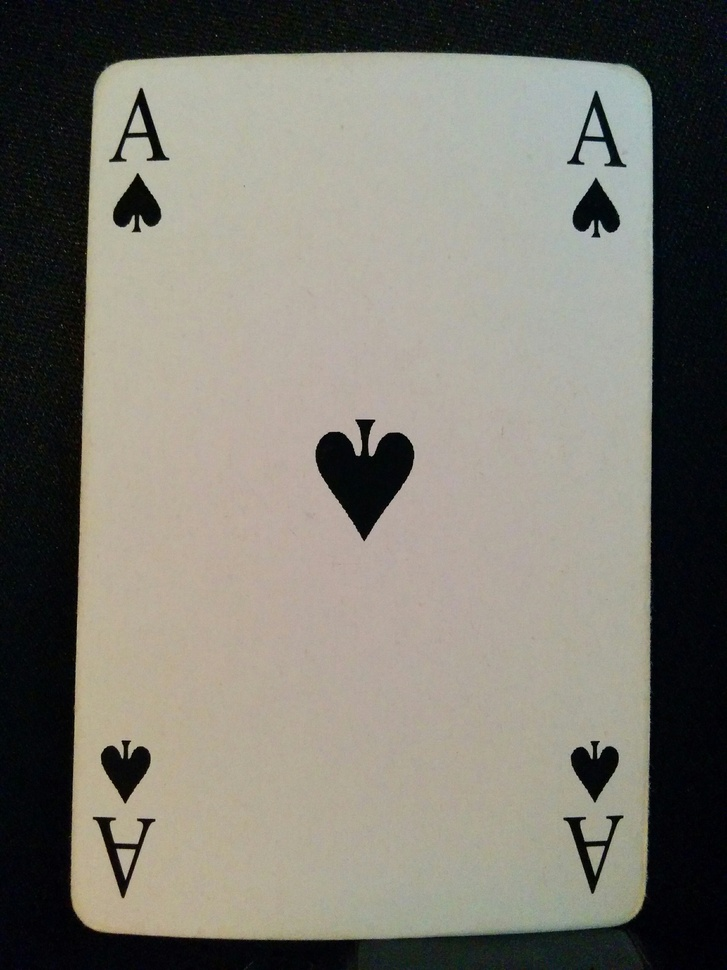
#> input picture playing-cards-master/playing_cards_dataset/As.jpg, 727 x 970 px, shrunk from 2448 x 3264 before the run, found by its file name
$ python edge.py   (older library calls are emulated)
#> lines starting #> are read from the running program, lines starting #| are printed output that depends on the picture; after the words box and inside, x2 and y2 are one past the last pixel; in counts of white or black regions, pixels touching at a corner belong together; long printed decimals are rounded
#> further down, img is the input picture: shape (970, 727, 3); mean B, G, R 113.1, 122.2, 124.8
import cv2
import numpy as np

def varianceOfLaplacian(img):
    """
        Compute the Laplacian of the image and then return the focus
        measure, which is simply the variance of the Laplacian
        Source: A.Rosebrock, https://www.pyimagesearch.com/2015/09/07/blur-detection-with-opencv/
        """
    return cv2.Laplacian(img, cv2.CV_64F).var()

def extract_card (img, output_fn=None, min_focus=120, debug=False):

#> called with output_fn = '/Users/waddahaldrobi/Desktop/As2.jpg', min_focus = 120, debug = True
    imgwarp=None

    # Check the image is not too blurry
    kernel = np.array([[-1,-1,-1], [-1,9,-1], [-1,-1,-1]])
    img = cv2.filter2D(img, -1, kernel)
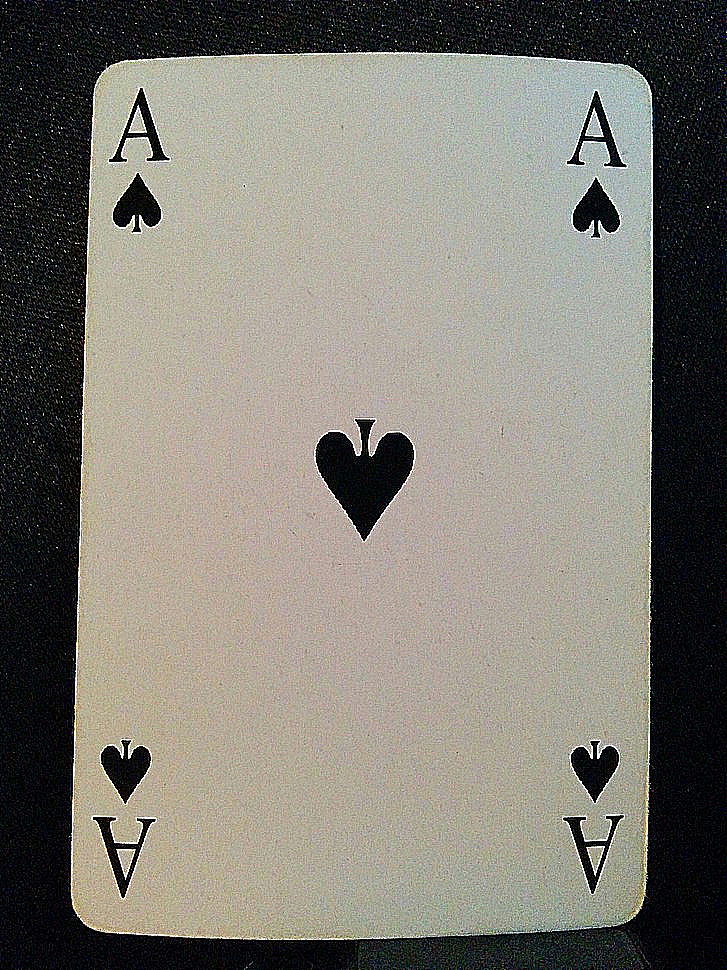
#> img: shape (970, 727, 3); mean of channels 0, 1, 2 115.3, 124.4, 127.3; drawn as B, G, R

    focus=varianceOfLaplacian(img)
#> focus = 5891.9
    if focus < min_focus:
        if debug: print("Focus too low :", focus)
        return False,None

    # Convert in gray color
    gray = cv2.cvtColor(img,cv2.COLOR_BGR2GRAY)
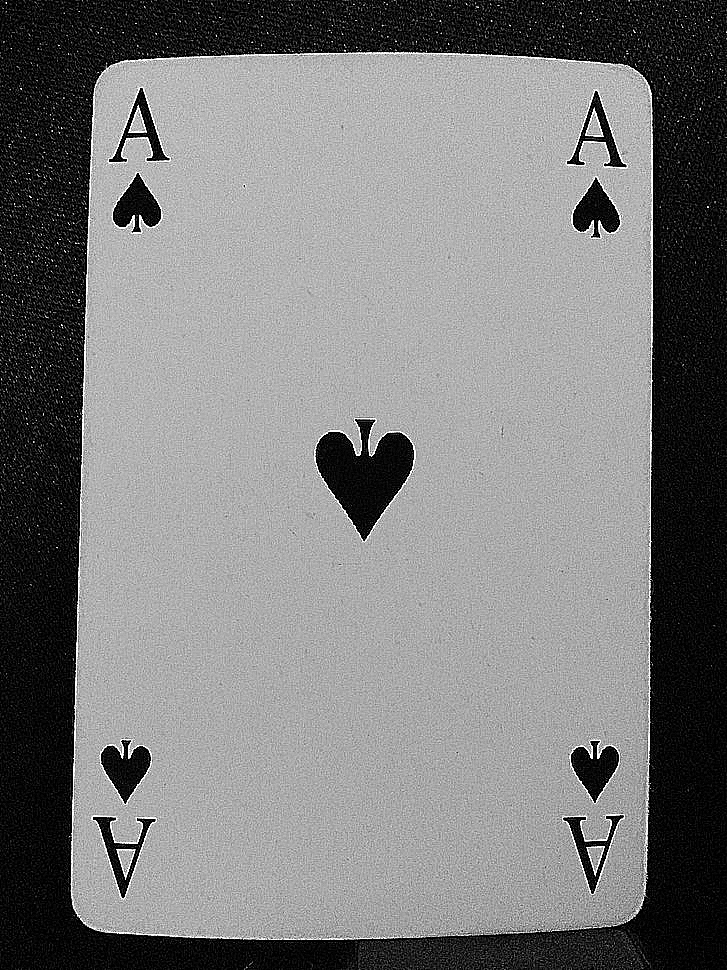
#> gray: shape (970, 727); min 0, max 255, mean 124.3

    # Noise-reducing and edge-preserving filter
    gray=cv2.bilateralFilter(gray,11,17,17)

    # Edge extraction
    edge=cv2.Canny(gray,30,200)
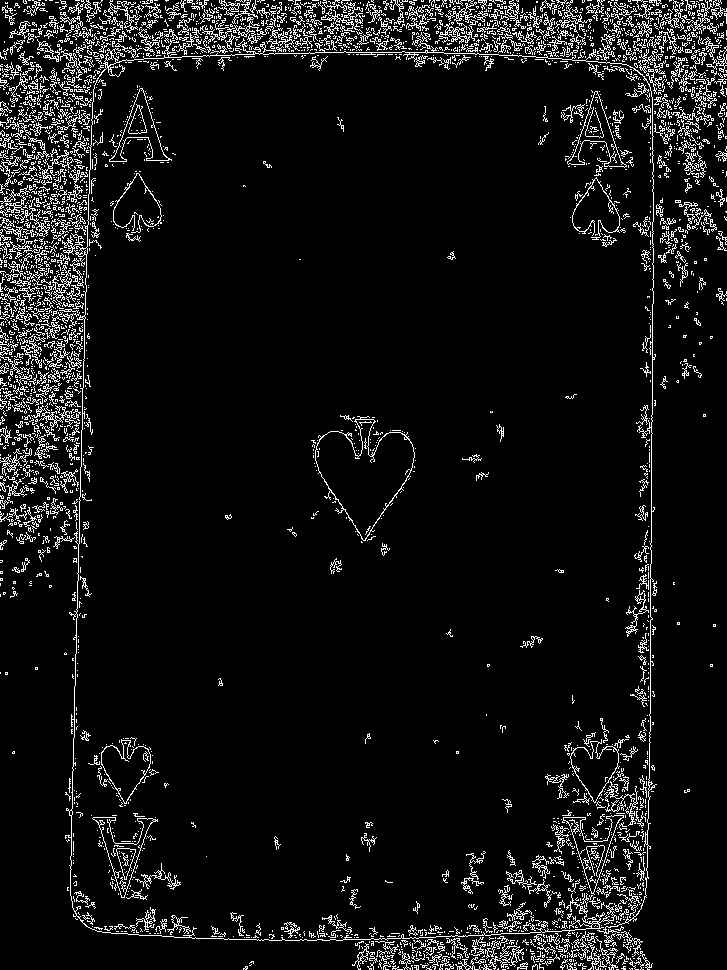
#> edge: shape (970, 727); 7% white in thin lines or dots

    # Find the contours in the edged image
    cnts, _ = cv2.findContours(edge.copy(), cv2.RETR_EXTERNAL, cv2.CHAIN_APPROX_SIMPLE)
#> cnts = 2777 contours, 2614 with area under 20; largest, box (x1, y1, x2, y2) and area: (315, 416, 415, 541) 6584, (101, 739, 151, 804) 1761, (570, 739, 620, 803) 1644, (92, 817, 158, 898) 1556, (562, 815, 624, 895) 1433

    # We suppose that the contour with largest area corresponds to the contour delimiting the card
    cnt = sorted(cnts, key = cv2.contourArea, reverse = True)[0]
#> cnt = contour of 308 points, box (x1, y1, x2, y2) (315, 416, 415, 541), area 6584

#    print(cnt)

    # We want to check that 'cnt' is the contour of a rectangular shape
    # First, determine 'box', the minimum area bounding rectangle of 'cnt'
    # Then compare area of 'cnt' and area of 'box'
    # Both areas sould be very close
    rect=cv2.minAreaRect(cnt)
#> rect = ((358, 466.4), (113.3, 100.5), -54.06)
    box=cv2.boxPoints(rect)
#> box = [[365.5, 541.8], [284.1, 482.8], [350.6, 391.1], [431.9, 450.1]]
    box=np.int0(box)
#> box = [[365, 541], [284, 482], [350, 391], [431, 450]]
    areaCnt=cv2.contourArea(cnt)
#> areaCnt = 6583.5
    areaBox=cv2.contourArea(box)
#> areaBox = 11265
    print(areaCnt/areaBox)
#| 0.5844
    print(areaCnt)
#| 6583.5
    print(areaBox)
#| 11265.0
    valid=areaCnt/areaBox>0.95
#> valid = False
    valid = True

    print(valid)
    if valid:
        # We want transform the zone inside the contour into the reference rectangle of dimensions (cardW,cardH)
        ((xr,yr),(wr,hr),thetar)=rect
#> xr = 358; yr = 466.4; wr = 113.3; hr = 100.5; thetar = -54.06
        # Determine 'Mp' the transformation that transforms 'box' into the reference rectangle
        if wr>hr:
#> (the run stopped early here; a loop or call above may not have finished)

$ run again, with playing-cards-master/playing_cards_dataset/10c.jpg copied over playing-cards-master/playing_cards_dataset/As.jpg
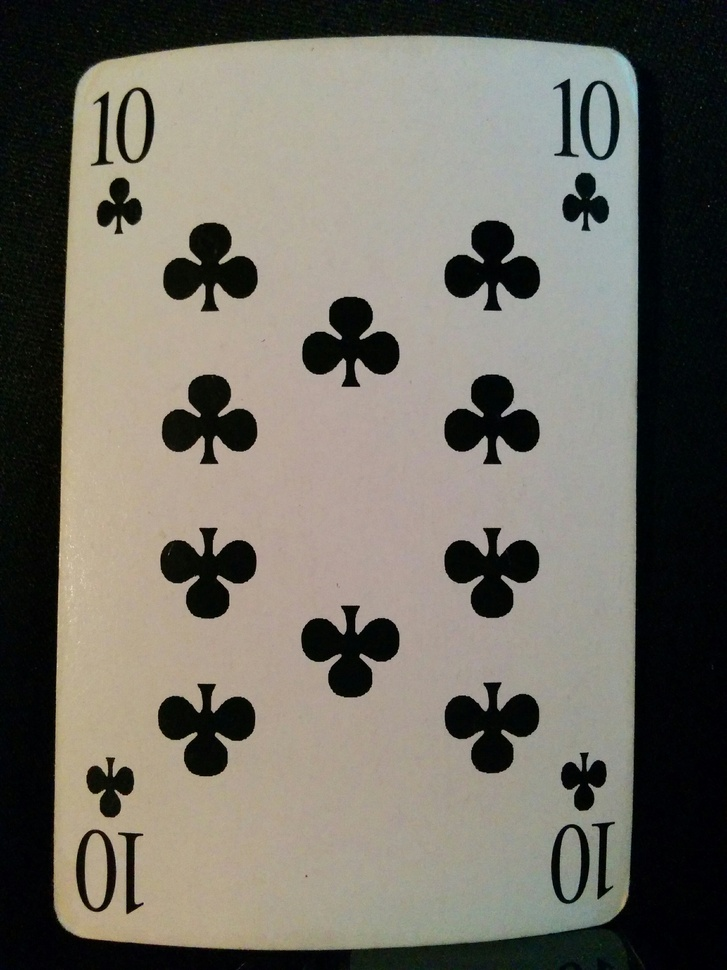
#> input picture playing-cards-master/playing_cards_dataset/10c.jpg, 727 x 970 px, shrunk from 2448 x 3264 before the run, found by its file name
#> img is the input picture: shape (970, 727, 3); mean B, G, R 100.7, 110.2, 113.5
#> in extract_card, `img = cv2.filter2D(img, -1, kernel)`:
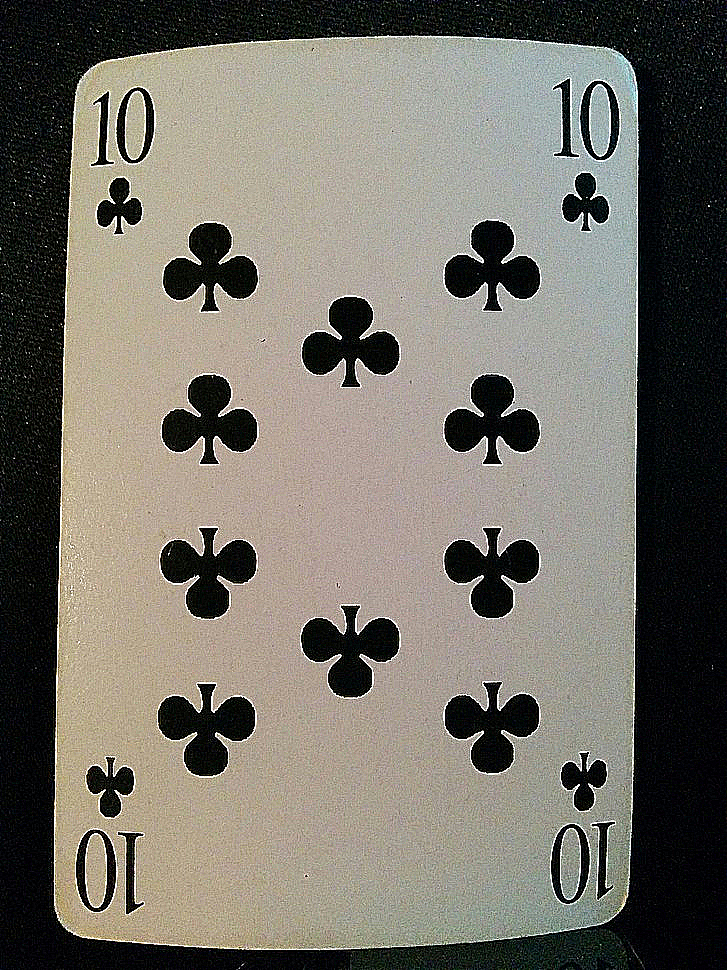
#> img: shape (970, 727, 3); mean of channels 0, 1, 2 103.7, 112.8, 116.4; drawn as B, G, R
#> focus = 6615.7
#> in extract_card, `edge=cv2.Canny(gray,30,200)`:
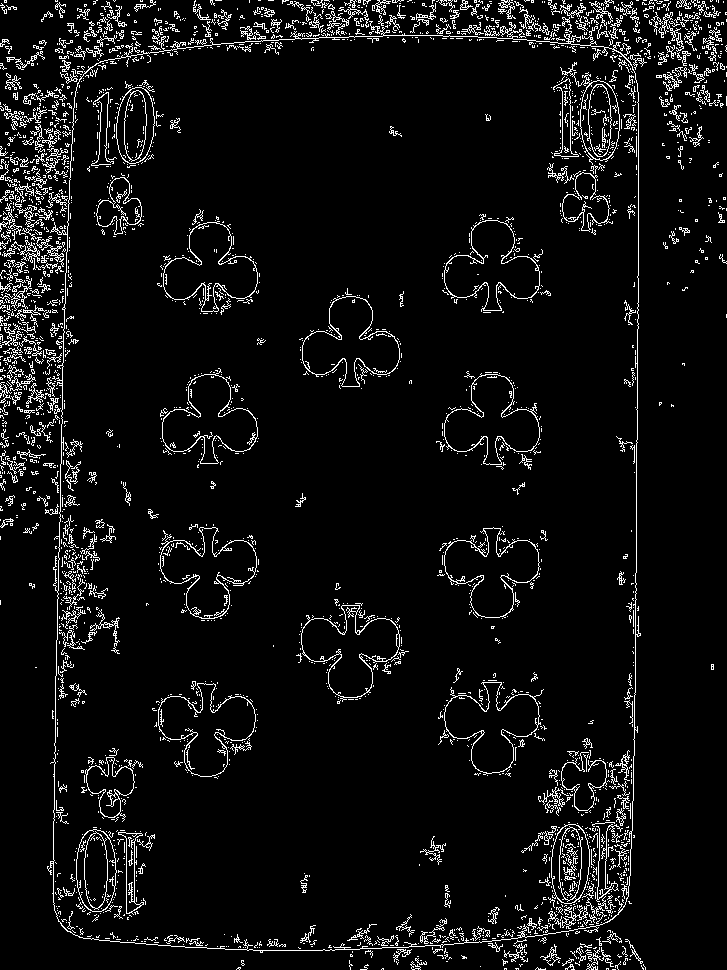
#> edge: shape (970, 727); 5.9% white in thin lines or dots
#> cnts = 907 contours, 818 with area under 20; largest, box (x1, y1, x2, y2) and area: (47, 21, 641, 953) 515640, (22, 228, 64, 267) 106, (540, 944, 561, 966) 103, (11, 240, 40, 263) 90, (26, 383, 46, 404) 70
#> cnt = contour of 1378 points, box (x1, y1, x2, y2) (47, 21, 641, 953), area 515640
#> rect = ((344.7, 486.6), (931.5, 591.9), -89.73)
#> in extract_card, `box=cv2.boxPoints(rect)`: box = [[638.5, 953.8], [46.6, 951], [51.01, 19.48], [642.9, 22.28]]
#> in extract_card, `box=np.int0(box)`: box = [[638, 953], [46, 950], [51, 19], [642, 22]]
#> areaCnt = 515639.5
#> areaBox = 550700
#| 0.9363
#| 515639.5
#| 550700.0
#> valid = False
#> xr = 344.7; yr = 486.6; wr = 931.5; hr = 591.9; thetar = -89.73
